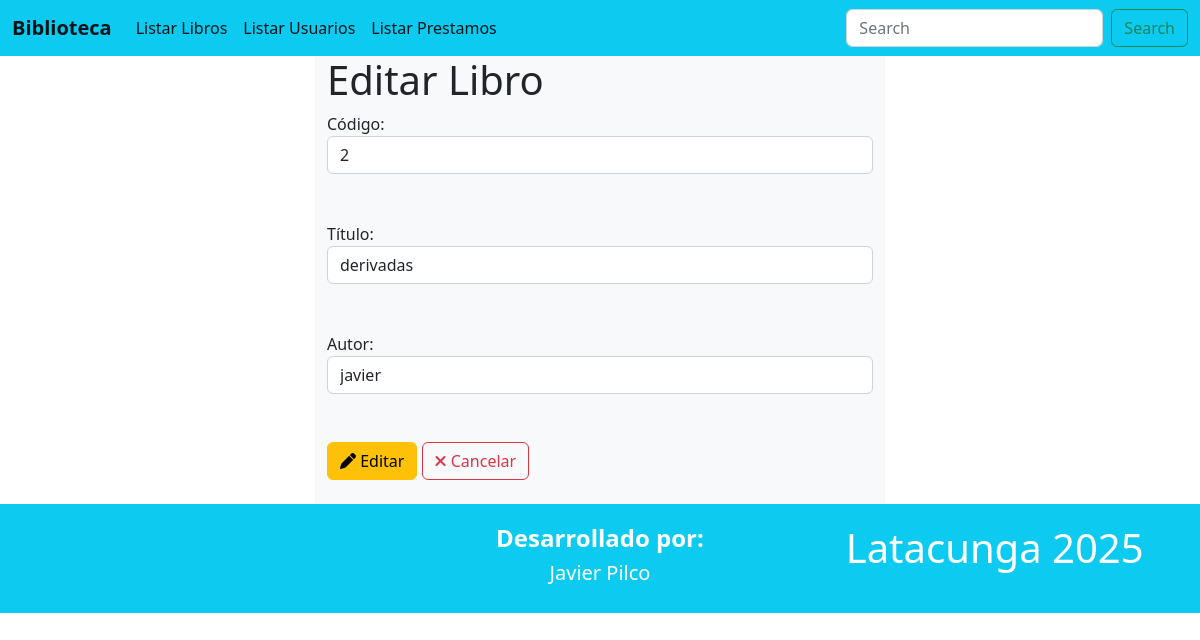
Screenshot of /editarLibro/1 with the database file from the repository.
### Aplicaciones/Control/models.py (models this page shows, shortened)
class Libro(models.Model):
    id = models.AutoField(primary_key=True)
    codigo = models.CharField(max_length=20)
    titulo = models.CharField(max_length=200)
    autor = models.CharField(max_length=100)

### Aplicaciones/Control/views.py (the view)
# urls.py: path('editarLibro/<int:id>', views.editarLibro),
def editarLibro(request, id):
    libro = Libro.objects.get(id=id)
    return render(request, "editarLibro.html", {'libroEditar': libro})

### Aplicaciones/Control/templates/editarLibro.html (shortened to what this page needs)
{% extends './plantilla.html' %}
{% block contenido %}
<div class="row">
    <div class="col-md-3"></div>
    <div class="col-md-6 bg-light">
        <h1>Editar Libro</h1>
        <form action="/procesarEdicionLibro" method="post">
            <label for="">Código:</label><br>
            <input class="form-control" type="text" name="codigo" id="codigo" value="{{libroEditar.codigo}}"> <br> <br>
            <label for="">Título:</label><br>
            <input class="form-control" type="text" name="titulo" id="titulo" value="{{libroEditar.titulo}}"> <br> <br>
            <label for="">Autor:</label><br>
            <input class="form-control" type="text" name="autor" id="autor" value="{{libroEditar.autor}}"> <br> <br>
            <button class="btn btn-warning" type="submit">
                <i class="fa fa-pen"></i> Editar
            </button>
            <a class="btn btn-outline-danger" href="/">
                <i class="fa fa-times"></i> Cancelar
            </a>
        </form>
        <br>
    </div>
    <div class="col-md-3"></div>
</div>
{% endblock %}

### rows the page displays
Libro: codigo "2", titulo "derivadas", autor "javier"
